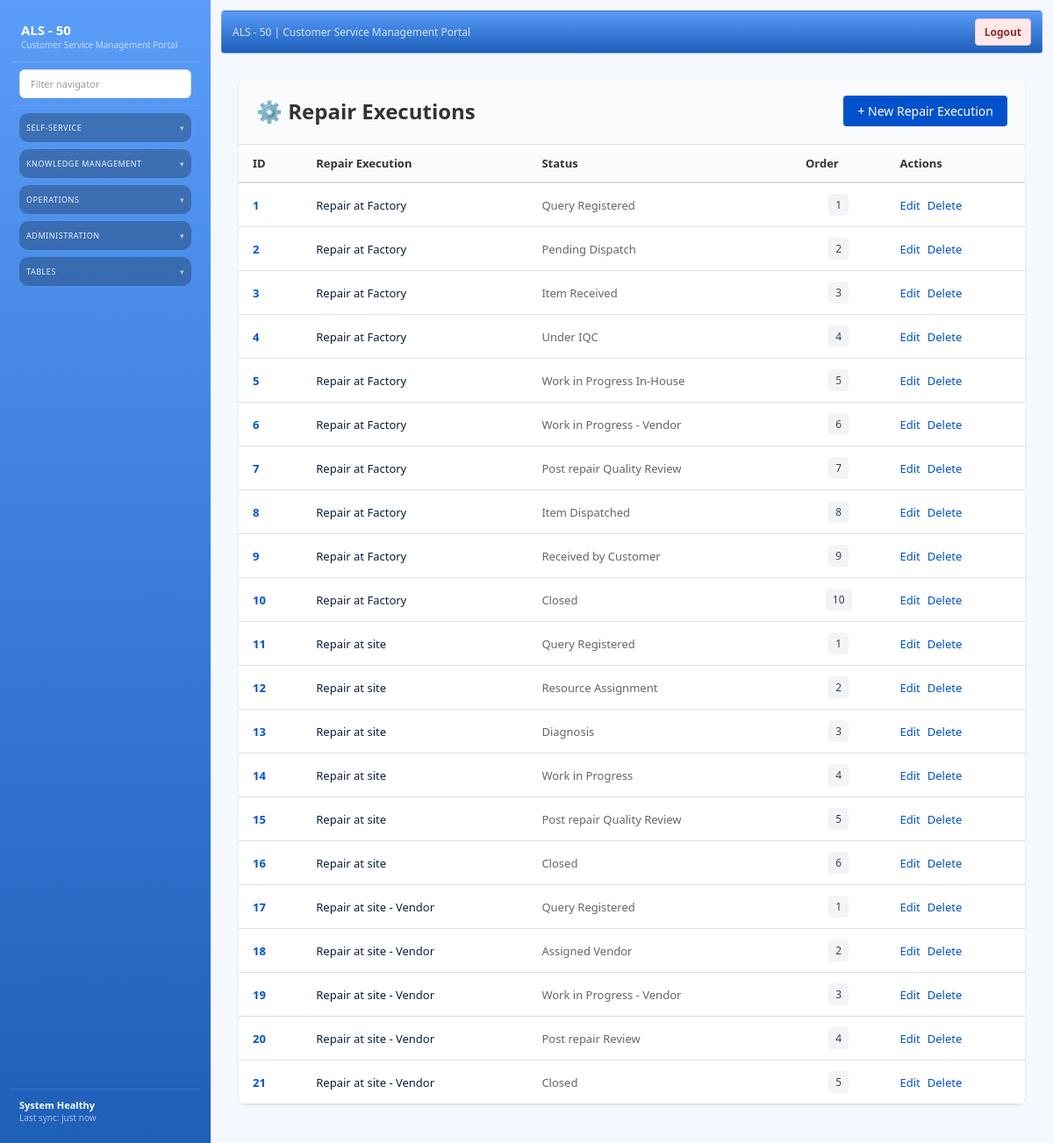
The app's page /admin/repair-execution with its own data.
### models/admin.py (models this page shows)
class RepairExecution(Base):
    __tablename__ = "repair_executions"
    id = Column(Integer, primary_key=True, index=True)
    repair_execution = Column(String(200), nullable=False)
    status = Column(String(200), nullable=False)
    order = Column(Integer, default=0)
    created_at = Column(DateTime(timezone=True), server_default=func.now(), nullable=False)

### routers/admin.py (the view)
@router.get("/admin/repair-execution")
async def get_repair_executions(request: Request, db: Session = Depends(get_db)):
    items = db.query(RepairExecution).order_by(RepairExecution.repair_execution, RepairExecution.order).all()
    context = build_template_context(request, title="Repair Executions")
    context["items"] = items
    context["total_items"] = len(items)
    return templates.TemplateResponse("repair_execution.html", context)

### templates/repair_execution.html (shortened to what this page needs)
{% extends "base.html" %}
{% block content %}
<section class="si-kitting">
  <div class="data-grid-container">
    <div class="grid-header">
      <div class="grid-title">
        <h1>⚙️ Repair Executions</h1>
      </div>
      <div class="grid-actions">
        <a href="/admin/repair-execution/new">+ New Repair Execution</a>
      </div>
    </div>
    <div class="table-wrapper">
      <table class="data-table">
        <thead>
          <tr>
            <th>ID</th>
            <th>Repair Execution</th>
            <th>Status</th>
            <th>Order</th>
            <th>Actions</th>
          </tr>
        </thead>
        <tbody>
          {% if items %}
            {% for item in items %}
            <tr>
              <td style="font-weight: 600; color: #0052cc;">{{ item.id }}</td>
              <td style="font-weight: 500;">{{ item.repair_execution }}</td>
              <td style="color: #666;">{{ item.status }}</td>
              <td style="text-align: center;">
                <span class="order-badge">{{ item.order }}</span>
              </td>
              <td>
                <div class="action-links">
                  <a href="/admin/repair-execution/{{ item.id }}/edit">Edit</a>
                  <a href="/admin/repair-execution/{{ item.id }}/delete" onclick="return confirm('Delete this repair execution?');">Delete</a>
                </div>
              </td>
            </tr>
            {% endfor %}
          {% else %}
            <tr>
              <td colspan="5" class="no-data">No repair executions found. <a href="/admin/repair-execution/new">Create one</a></td>
            </tr>
          {% endif %}
        </tbody>
      </table>
    </div>
  </div>
</section>
{% endblock %}

### static/css/styles.css (style rules this page uses)
:root { --si-bg: #f5f8ff; --si-panel: #ffffff; --si-surface: #f6f9ff; --si-sidebar: #0f2e63; --si-sidebar-accent: #113a7a; --si-primary: #2b74d6; --si-primary-2: #1c59b3; --si-secondary: #0f172a; --si-text: #0b1f3b; --si-muted: #6b7a90; --si-card: #ffffff; --si-border: #e2e9f5; --si-shadow: 0 12px 28px rgba(15, 40, 90, 0.08); --si-shadow-soft: 0 6px 16px rgba(15, 40, 90, 0.06); }
* { box-sizing: border-box; }
body.si-app { background: var(--si-bg); font-family: "IBM Plex Sans", "Segoe UI", sans-serif; color: var(--si-text); margin: 0; font-size: 13px; }

### templates/repair_execution.html (style rules this page uses)
.data-grid-container { background: white; border-radius: 8px; box-shadow: 0 1px 3px rgba(0,0,0,0.1); overflow: hidden; margin: 20px; }
.grid-header { display: flex; justify-content: space-between; align-items: center; padding: 20px; border-bottom: 1px solid #e0e0e0; background: #fafbfc; }
.grid-title h1 { margin: 0; font-size: 24px; font-weight: 600; color: #333; }
.grid-actions { display: flex; gap: 10px; }
.grid-actions a { background: #0052cc; color: white; padding: 8px 16px; border-radius: 4px; text-decoration: none; font-size: 14px; transition: background 0.2s; }
.table-wrapper { overflow-x: auto; }
.data-table { width: 100%; border-collapse: collapse; }
.data-table thead { background: #fafbfc; border-bottom: 2px solid #e0e0e0; }
.data-table th { padding: 12px 16px; text-align: left; font-weight: 600; color: #333; font-size: 13px; }
.data-table td { padding: 12px 16px; border-bottom: 1px solid #e0e0e0; }
.action-links { display: flex; gap: 8px; }
.action-links a { color: #0052cc; text-decoration: none; font-size: 13px; }
.order-badge { display: inline-block; background: #f3f4f6; color: #374151; padding: 4px 8px; border-radius: 4px; font-size: 12px; font-weight: 500; }

### records on screen
RepairExecution: id "1", repair_execution "Repair at Factory", status "Query Registered", order "1"
RepairExecution: id "2", repair_execution "Repair at Factory", status "Pending Dispatch", order "2"
RepairExecution: id "3", repair_execution "Repair at Factory", status "Item Received", order "3"
RepairExecution: id "4", repair_execution "Repair at Factory", status "Under IQC", order "4"
RepairExecution: id "5", repair_execution "Repair at Factory", status "Work in Progress In-House", order "5"
RepairExecution: id "6", repair_execution "Repair at Factory", status "Work in Progress - Vendor", order "6"
RepairExecution: id "7", repair_execution "Repair at Factory", status "Post repair Quality Review", order "7"
RepairExecution: id "8", repair_execution "Repair at Factory", status "Item Dispatched", order "8"
RepairExecution: id "9", repair_execution "Repair at Factory", status "Received by Customer", order "9"
RepairExecution: id "10", repair_execution "Repair at Factory", status "Closed", order "10"
RepairExecution: id "11", repair_execution "Repair at site", status "Query Registered", order "1"
RepairExecution: id "12", repair_execution "Repair at site", status "Resource Assignment", order "2"
RepairExecution: id "13", repair_execution "Repair at site", status "Diagnosis", order "3"
RepairExecution: id "14", repair_execution "Repair at site", status "Work in Progress", order "4"
RepairExecution: id "15", repair_execution "Repair at site", status "Post repair Quality Review", order "5"
RepairExecution: id "16", repair_execution "Repair at site", status "Closed", order "6"
RepairExecution: id "17", repair_execution "Repair at site - Vendor", status "Query Registered", order "1"
RepairExecution: id "18", repair_execution "Repair at site - Vendor", status "Assigned Vendor", order "2"
RepairExecution: id "19", repair_execution "Repair at site - Vendor", status "Work in Progress - Vendor", order "3"
RepairExecution: id "20", repair_execution "Repair at site - Vendor", status "Post repair Review", order "4"
RepairExecution: id "21", repair_execution "Repair at site - Vendor", status "Closed", order "5"
